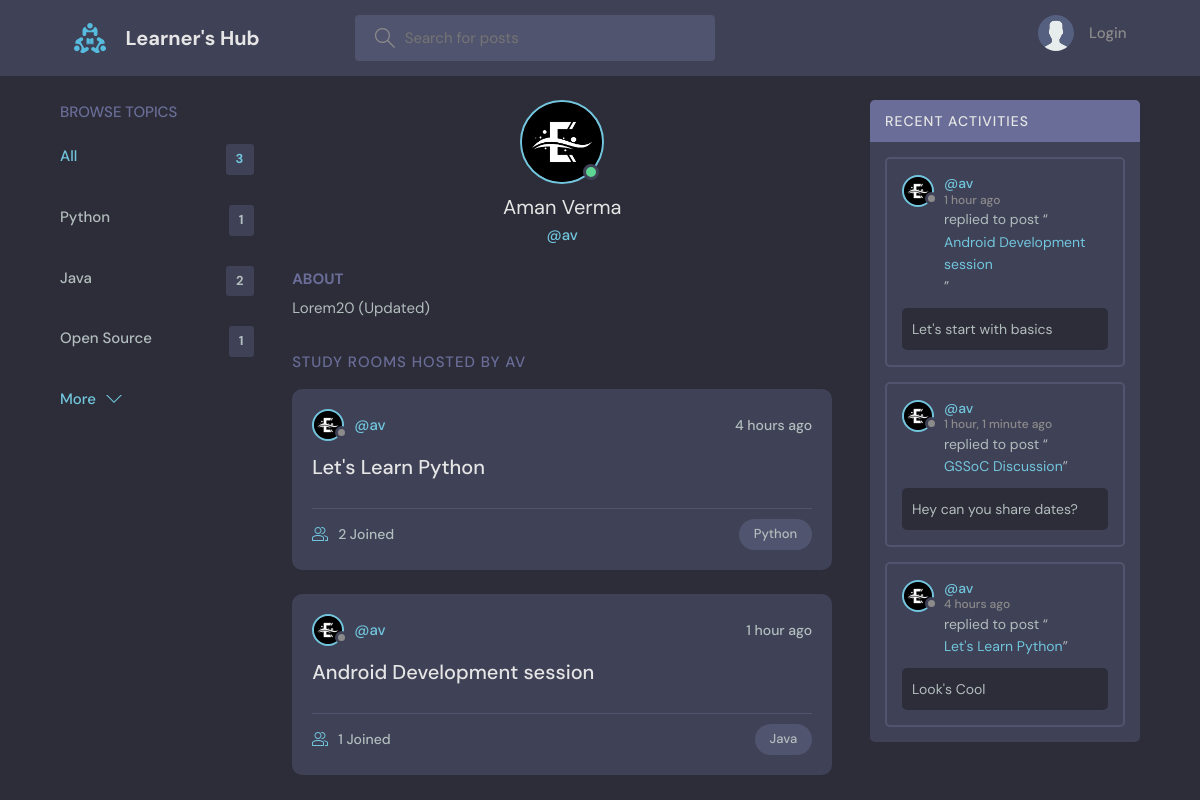
Page /profile/1/ on the committed database.
### base/models.py (models this page shows, shortened)
class Topic(models.Model):
    name = models.CharField(max_length=200)

class User(AbstractUser):
    name = models.CharField(max_length=200,null=True)
    email = models.EmailField(unique=True,null=True)
    bio = models.TextField(null=True)
    avatar= models.ImageField(null=True,default="avatar.svg")
    USERNAME_FIELD='email'
    REQUIRED_FIELDS=[]

class Room(models.Model):
    host= models.ForeignKey(User, on_delete=models.SET_NULL, null=True)
    topic = models.ForeignKey(Topic, on_delete=models.SET_NULL, null=True)
    name = models.CharField(max_length=200)
    description = models.TextField(null=True, blank=True)
    participants= models.ManyToManyField(User,related_name='participants',blank=True)
    updated = models.DateTimeField(auto_now=True)
    created = models.DateTimeField(auto_now_add=True)
    def __str__(self):
        return self.name

class Message(models.Model):
    user = models.ForeignKey(User,on_delete=models.CASCADE)
    room = models.ForeignKey(Room, on_delete=models.CASCADE)
    body = models.TextField()
    updated = models.DateTimeField(auto_now=True)
    created = models.DateTimeField(auto_now_add=True)

### base/views.py (the view)
# urls.py: path('profile/<str:pk>/',views.userProfile,name='user-profile'),
def userProfile(request,pk):
    user=User.objects.get(id=pk)
    rooms=user.room_set.all()
    room_messages = user.message_set.all().order_by('-created')
    topics = Topic.objects.all()
    context={'user':user, 'rooms':rooms, 'room_messages':room_messages,'topics':topics}
    return render(request,'base/profile.html',context)

### base/templates/base/profile.html (shortened to what this page needs)
{% extends 'main.html' %}
{% block content %}
<main class="profile-page layout layout--3">
  <div class="container">
    {% include 'base/topics_component.html' %}
    <div class="roomList">
      <div class="profile">
        <div class="profile__avatar">
          <div class="avatar avatar--large active">
            <img src="{{user.avatar.url}}" />
          </div>
        </div>
        <div class="profile__info">
          <h3>{{user.name}}</h3>
          <p>@{{user.username}}</p>
        </div>
        <div class="profile__about">
          <h3>About</h3>
          <p>
            {{user.bio}}
          </p>
        </div>
      </div>
      <div class="roomList__header">
        <div>
          <h2>Study Rooms Hosted by {{user.username}}</a>
          </h2>
        </div>
      </div>
      {% include 'base/feed_component.html' %}
    </div>
    {% include 'base/activity_component.html' %}
  </div>
</main>
{% endblock content %}

### templates/main.html (shortened to what this page needs)
<!DOCTYPE html>
{% load static %}
<html lang="en">
  <head>
    <link rel="stylesheet" href="{% static 'styles/style.css' %}" />
  </head>
  <body>
    {% include 'navbar.html' %}
    {% block content %}
    {% endblock %}
  </body>
</html>

### templates/navbar.html (shortened to what this page needs)
{% load static %}
<header class="header header--loggedIn">
    <div class="container">
        <a href="{% url 'home' %}" class="header__logo">
            <img src="{% static 'images/logo.svg' %}" />
            <h1>Learner's Hub</h1>
        </a>
        <form class="header__search" method="GET" action="{% url 'home' %}">
            <label>
                <input name="q" placeholder="Search for posts" />
            </label>
        </form>
        <nav class="header__menu">
            {% if request.user.is_authenticated %}
            <div class="header__user">
                <a href="{% url 'update-user' %}">
                    <div class="avatar avatar--medium active">
                        <img src="{{request.user.avatar.url}}" />
                    </div>
                    <p>{{request.user.name}} <span>@{{request.user.username}}</span></p>
                </a>
                <button class="dropdown-button">
                    <svg version="1.1" xmlns="http://www.w3.org/2000/svg" width="32" height="32" viewBox="0 0 32 32">
                        <title>chevron-down</title>
                        <path d="M16 21l-13-13h-3l16 16 16-16h-3l-13 13z"></path>
                    </svg>
                </button>
            </div>
            {% else %}
            <a href="{% url 'login' %}">
                <img src="{% static 'images/avatar.svg' %}" />
                <p>Login</p>
            </a>
            {% endif %}
        </nav>
    </div>
</header>

### base/templates/base/topics_component.html
<div class="topics">
    <div class="topics__header">
        <h2>Browse Topics</h2>
    </div>
    <ul class="topics__list">
        <li>
            <a href="{% url 'home' %}" class="active">All <span>{{topics.count}}</span></a>
        </li>
        {% for topic in topics %}
        <li>
            <a href="{% url 'home' %}?q={{topic.name}}">{{topic.name}}<span>{{topic.room_set.all.count}}</span></a>
        </li>
        {% endfor %}
    </ul>
    <a class="btn btn--link" href="{% url 'topics'%}">
        More
        <svg version="1.1" xmlns="http://www.w3.org/2000/svg" width="32" height="32" viewBox="0 0 32 32">
            <title>chevron-down</title>
            <path d="M16 21l-13-13h-3l16 16 16-16h-3l-13 13z"></path>
        </svg>
    </a>
</div>

### base/templates/base/feed_component.html (shortened to what this page needs)
{% for room in rooms %}
<div class="roomListRoom">
    <div class="roomListRoom__header">
        <a href="{% url 'user-profile' room.host.id %}" class="roomListRoom__author">
            <div class="avatar avatar--small">
                <img src="{{room.host.avatar.url}}" />
            </div>
            <span>@{{room.host.username}}</span>
        </a>
        <div class="roomListRoom__actions">
            <span>{{room.created|timesince}} ago</span>
        </div>
    </div>
    <div class="roomListRoom__content">
        <a href="{% url 'room' room.id %}">{{room.name}}</a>
    </div>
    <div class="roomListRoom__meta">
        <a href="{% url 'room' room.id %}" class="roomListRoom__joined">
            {{room.participants.all.count}} Joined
        </a>
        <p class="roomListRoom__topic">{{room.topic.name}}</p>
    </div>
</div>
{% endfor %}

### base/templates/base/activity_component.html (shortened to what this page needs)
<div class="activities">
    <div class="activities__header">
        <h2>Recent Activities</h2>
    </div>
    {% for message in room_messages %}
    <div class="activities__box">
        <div class="activities__boxHeader roomListRoom__header">
            <a href="{% url 'user-profile' message.user.id %}" class="roomListRoom__author">
                <div class="avatar avatar--small">
                    <img src="{{message.user.avatar.url}}" />
                </div>
                <p>
                    @{{message.user.username}}
                    <span>{{message.created|timesince}} ago</span>
                </p>
            </a>
        </div>
        <div class="activities__boxContent">
            <p>replied to post “<a href="{% url 'room' message.room.id %}">{{message.room}}</a>”</p>
            <div class="activities__boxRoomContent">{{message.body}}</div>
        </div>
    </div>
    {% endfor %}
</div>

### rows in the picture
Topic: name "Python", room_set.all.count "1"
Topic: name "Java", room_set.all.count "2"
Topic: name "Open Source", room_set.all.count "1"
User: avatar (picture), name "Aman Verma", username "av", bio "Lorem20 (Updated)", username "AV"
Room: host.avatar (picture), host.username "av", created "4 hours", name "Let's Learn Python", participants.all.count "2", topic.name "Python"
Room: host.avatar (picture), host.username "av", created "1 hour", name "Android Development session", participants.all.count "1", topic.name "Java"
Message: user.avatar (picture), user.username "av", created "1 hour", room "Android Development session", body "Let's start with basics"
Message: user.avatar (picture), user.username "av", created "1 hour, 1 minute", room "GSSoC Discussion", body "Hey can you share dates?"
Message: user.avatar (picture), user.username "av", created "4 hours", room "Let's Learn Python", body "Look's Cool"

### other values in the picture
{{ topics.count }} "3"
